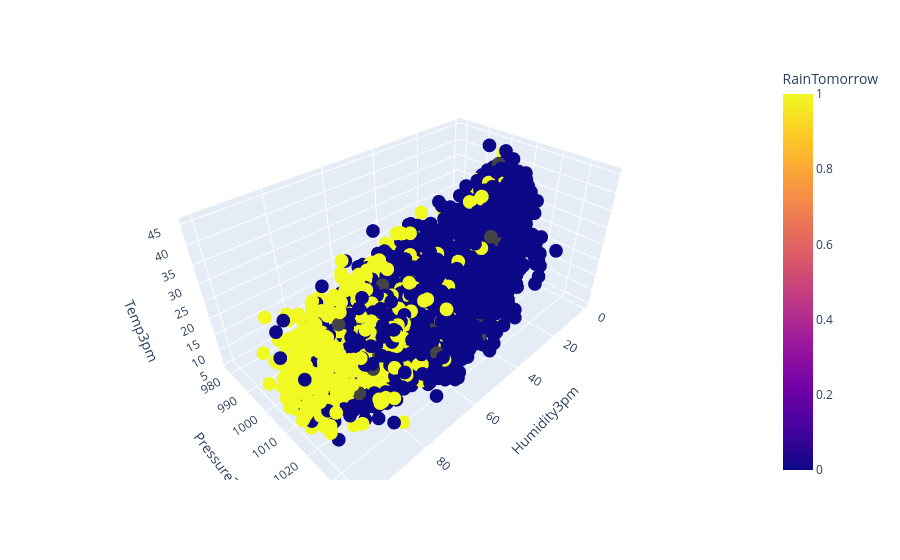

Notebook cell for this chart:
### Code cell
fig = px.scatter_3d(
    df.sample(5000),
    x="Humidity3pm",
    y="Pressure3pm",
    z="Temp3pm",
    color="RainTomorrow"
)

fig.show()

### Figure 1 — Plotly figure (JSON) as saved in the notebook; plotly's stock layout.template omitted (floating-point values rounded to 4 significant figures; data arrays with more than 128 entries replaced by an {"elided": "..."} marker saying what was removed)
{"data": [{"hovertemplate": "Humidity3pm=%{x}<br>Pressure3pm=%{y}<br>Temp3pm=%{z}<br>RainTomorrow=%{marker.color}<extra></extra>", "legendgroup": "", "marker": {"color": {"elided": "5000 float values"}, "coloraxis": "coloraxis", "symbol": "circle"}, "mode": "markers", "name": "", "scene": "scene", "showlegend": false, "type": "scatter3d", "x": {"elided": "5000 float values"}, "y": {"elided": "5000 float values"}, "z": {"elided": "5000 float values"}}], "layout": {"coloraxis": {"colorbar": {"title": {"text": "RainTomorrow"}}, "colorscale": [[0, "#0d0887"], [0.1111, "#46039f"], [0.2222, "#7201a8"], [0.3333, "#9c179e"], [0.4444, "#bd3786"], [0.5556, "#d8576b"], [0.6667, "#ed7953"], [0.7778, "#fb9f3a"], [0.8889, "#fdca26"], [1, "#f0f921"]]}, "legend": {"tracegroupgap": 0}, "margin": {"t": 60}, "scene": {"domain": {"x": [0, 1], "y": [0, 1]}, "xaxis": {"title": {"text": "Humidity3pm"}}, "yaxis": {"title": {"text": "Pressure3pm"}}, "zaxis": {"title": {"text": "Temp3pm"}}}}}
